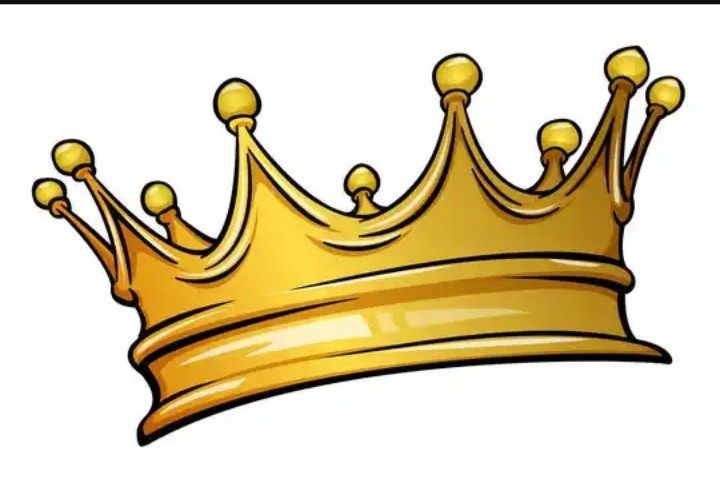
//> input picture Resources/crown.jpg, 720 x 480 px
$ ./Chapter2   (built with g++ and OpenCV 4)
//> lines starting //> are read from the running program, lines starting //| are printed output that depends on the picture; after the words box and inside, x2 and y2 are one past the last pixel; in counts of white or black regions, pixels touching at a corner belong together
#include <opencv2/highgui.hpp>
#include <opencv2/imgcodecs.hpp>
#include <opencv2/imgproc.hpp>
#include <iostream>

using namespace std;
using namespace cv;

/// <summary>
/// This is a basic functions program of opencv
/// </summary>
/// <returns></returns>
int main()
{
	string path = "Resources/crown.jpg";
	Mat img, imgGray, imgBlur, imgEro, imgCanny, imgDilate;
	img = imread(path);
//> img is the input picture: 480 rows x 720 cols, CV_8UC3; mean B, G, R 178.8, 209.5, 222
	// CONVERTING TO GRAYSCALE
	cvtColor(img, imgGray, COLOR_BGR2GRAY);
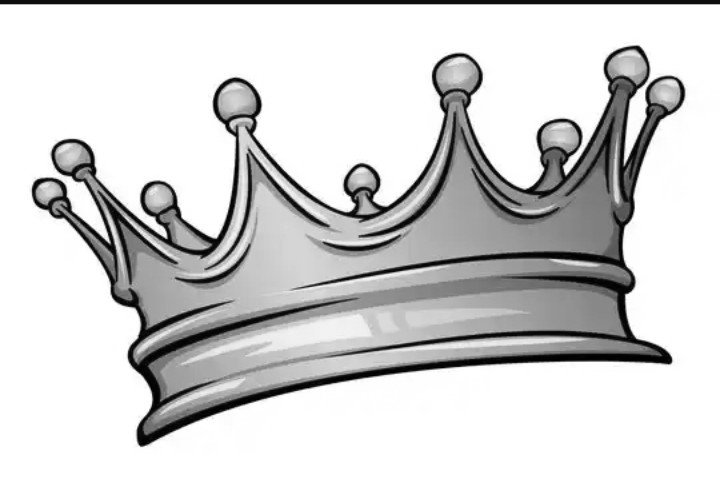
//> imgGray: 480 rows x 720 cols, CV_8UC1; min 0, max 255, mean 209.8
	// USING GUASSIAN BLUR TO BLUR AN IMAGE
	GaussianBlur(img, imgBlur, Size(7, 7), 5, 0);
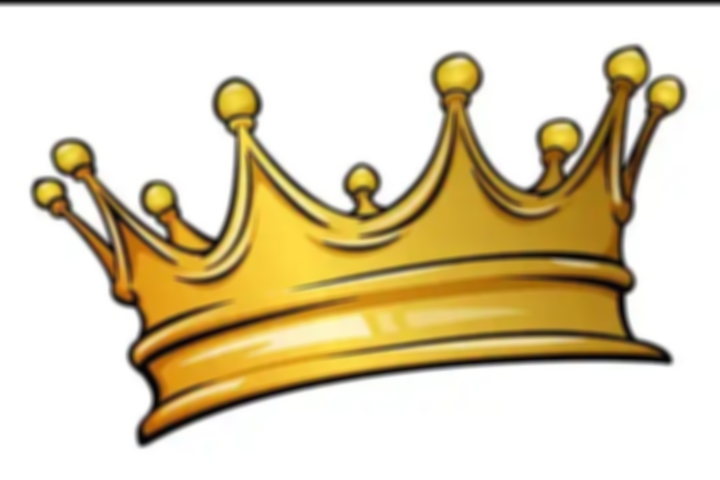
//> imgBlur: 480 rows x 720 cols, CV_8UC3; mean B, G, R 178.8, 209.5, 222
	// EDGE DETECTION
	Canny(imgBlur, imgCanny, 50, 150);
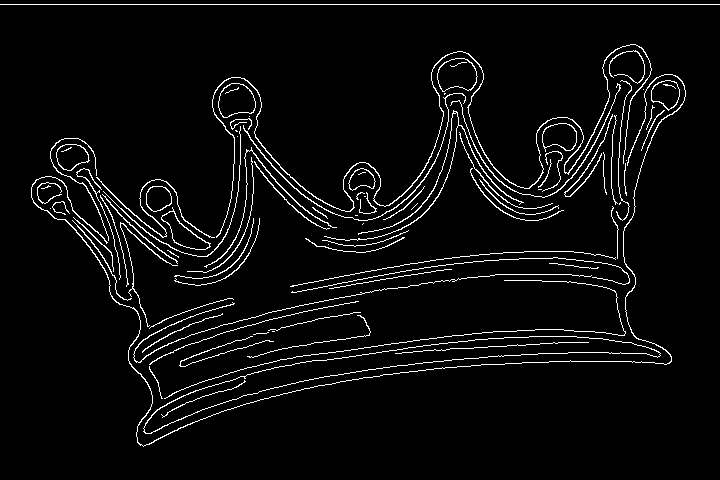
//> imgCanny: 480 rows x 720 cols, CV_8UC1; 4.5% white in thin lines or dots
	// DILATING AND ERODING AN EDGE IN AN IMAGE (Thickness of the edge)
	Mat kernel = getStructuringElement(MORPH_RECT, Size(5, 5));
	dilate(imgCanny, imgDilate, kernel);
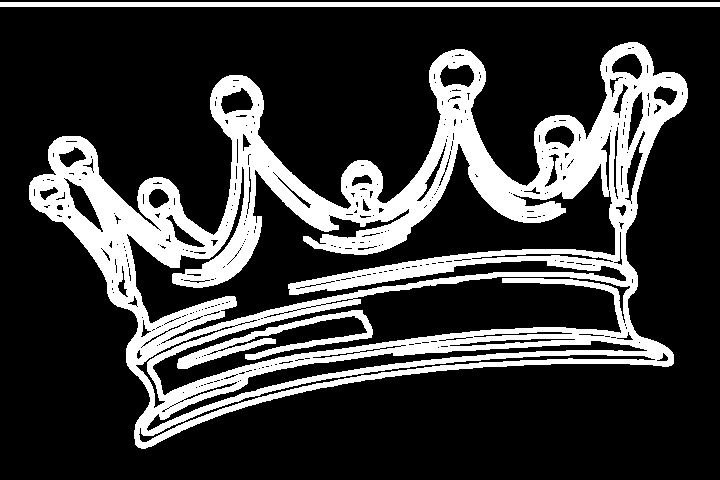
//> imgDilate: 480 rows x 720 cols, CV_8UC1; 23% white; 3 white regions, box (x1, y1, x2, y2) and area: (29, 42, 688, 449) 73351, (0, 2, 720, 7) 3600, (177, 310, 373, 369) 2630
	erode(imgCanny, imgEro, kernel);
//> imgEro: 480 rows x 720 cols, CV_8UC1; every value is 0

	imshow("Image", img);
	//imshow("Imagegray", imgGray);
	//imshow("Imageblur", imgBlur);
	//imshow("imageCanny", imgCanny);
	imshow("Image Dialation", imgDilate);
	imshow("image Erode", imgEro);
	waitKey(0);
	return 0;
}
